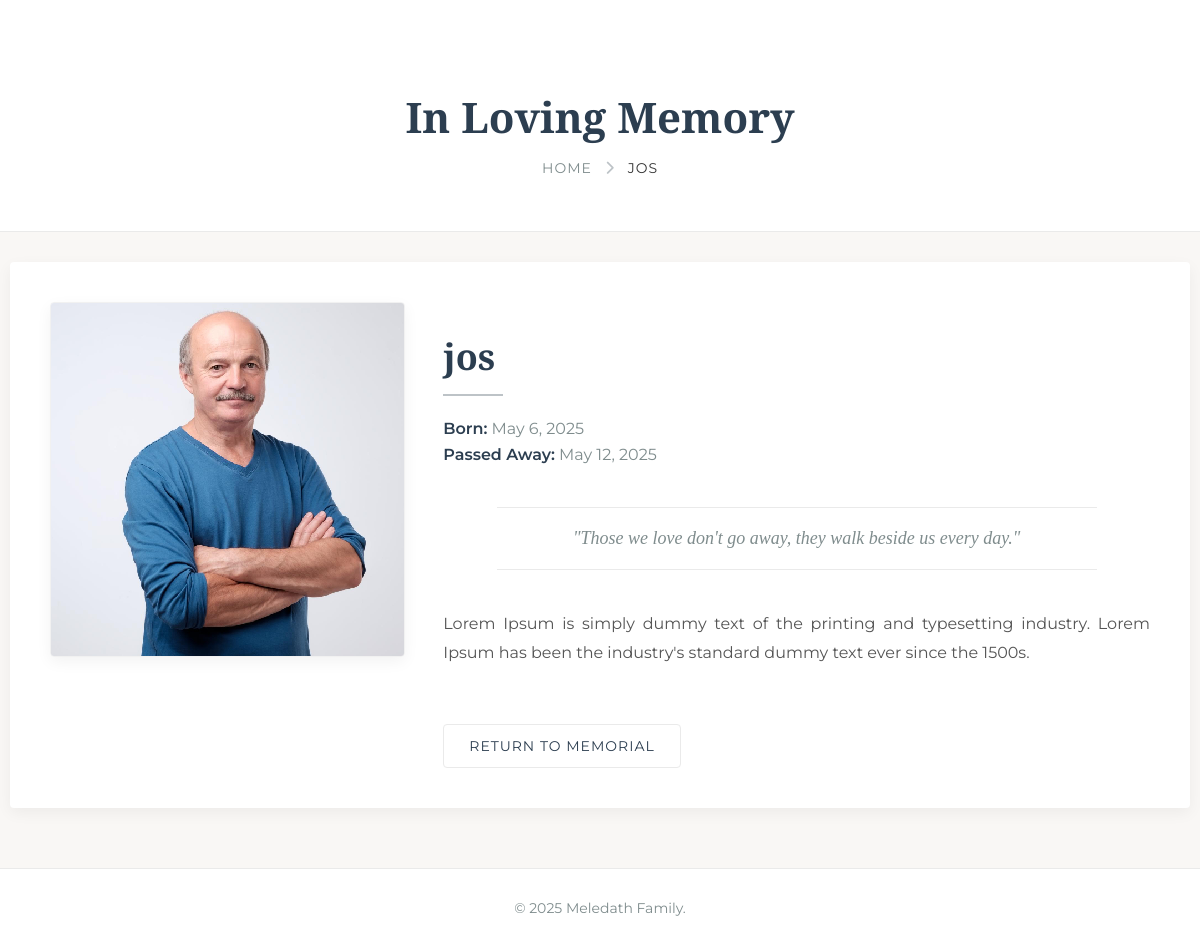
The page /memory/1/ on the database its author committed.
### app1/models.py (models this page shows, shortened)
class Memory(models.Model):
    name = models.CharField(max_length=255)
    birth_date = models.DateField()
    death_date = models.DateField()
    image = models.ImageField(upload_to='memory_images/')
    description = models.TextField()

### app1/views.py (the view)
# urls.py: path('memory/<int:id>/', views.memory_detail, name='memory_detail'),
def memory_detail(request, id):
    memory = get_object_or_404(Memory, id=id)
    return render(request, 'memory_detail.html', {'memory': memory})

### templates/memory_detail.html (shortened to what this page needs)
{% load static %}
<!DOCTYPE html>
<html lang="en">
<head>
    <link rel="stylesheet" href="https://cdnjs.cloudflare.com/ajax/libs/font-awesome/6.4.0/css/all.min.css">
</head>
<body>
    <header class="page-header">
        <div class="container">
            <h1 class="page-title">In Loving Memory</h1>
            <ul class="breadcrumb">
                <li><a href="{% url 'home' %}">Home</a></li>
                <li class="separator"><i class="fas fa-chevron-right"></i></li>
                <li>{{ memory.name }}</li>
            </ul>
        </div>
    </header>
    <section class="memory-section container">
        <div class="memory-container">
            <div class="memory-image">
                <img src="{{ memory.image.url }}" alt="{{ memory.name }}">
            </div>
            <div class="memory-info">
                <h2 class="memory-name">{{ memory.name }}</h2>
                <p class="memory-dates"><strong>Born:</strong> {{ memory.birth_date }} <br>
                <strong>Passed Away:</strong> {{ memory.death_date }}</p>
                <div class="memorial-quote">
                    "Those we love don't go away, they walk beside us every day."
                </div>
                <p class="memory-description">{{ memory.description }}</p>
                <a href="{% url 'home' %}" class="btn-back">Return to Memorial</a>
            </div>
        </div>
    </section>
    <footer class="footer">
        <div class="container">
            <p>&copy; {% now "Y" %} Meledath Family.</p>
        </div>
    </footer>
</body>
</html>

### templates/memory_detail.html (style rules this page uses)
body { font-family: 'Montserrat', sans-serif; background: #f9f7f5; margin: 0; padding: 0; color: #333; }
.container { max-width: 1100px; margin: 0 auto; padding: 0 20px; }
.page-header { background: #fff; color: #333; padding: 60px 0 40px; text-align: center; margin-bottom: 30px; border-bottom: 1px solid #eaeaea; }
.page-title { font-family: 'Playfair Display', serif; font-size: 42px; font-weight: 700; margin-bottom: 10px; color: #2c3e50; }
.breadcrumb { display: flex; justify-content: center; list-style: none; font-size: 14px; padding: 0; text-transform: uppercase; letter-spacing: 1px; }
.breadcrumb li { margin: 0 8px; }
.breadcrumb a { color: #7f8c8d; text-decoration: none; transition: color 0.3s; }
.breadcrumb .separator { margin: 0 5px; color: #bdc3c7; }
.memory-section { background: white; border-radius: 4px; box-shadow: 0 5px 15px rgba(0,0,0,0.05); padding: 40px; margin-bottom: 60px; animation: fadeIn 0.8s ease-in-out; }
.memory-container { display: flex; flex-wrap: wrap; gap: 40px; }
.memory-image { flex: 1; min-width: 300px; position: relative; }
.memory-image img { width: 100%; border-radius: 4px; border: 1px solid #f1f1f1; box-shadow: 0 5px 15px rgba(0,0,0,0.05); transition: 0.3s; }
.memory-image::before { content: ""; position: absolute; top: -10px; left: -10px; right: 10px; bottom: 10px; border: 1px solid #eaeaea; border-radius: 4px; z-index: -1; pointer-events: none; }
.memory-info { flex: 2; min-width: 300px; }
.memory-name { font-family: 'Playfair Display', serif; font-size: 36px; font-weight: 700; margin-bottom: 20px; color: #2c3e50; position: relative; padding-bottom: 15px; }
.memory-name::after { content: ""; position: absolute; bottom: 0; left: 0; width: 60px; height: 2px; background: #bdc3c7; }
.memory-dates { font-size: 16px; color: #7f8c8d; margin-bottom: 25px; line-height: 1.6; }
.memory-dates strong { color: #2c3e50; font-weight: 600; }
.memory-description { font-size: 16px; line-height: 1.8; color: #555; text-align: justify; }
.btn-back { display: inline-block; margin-top: 40px; padding: 12px 25px; background: transparent; color: #2c3e50; border-radius: 4px; text-decoration: none; transition: all 0.3s; border: 1px solid #eaeaea; font-size: 14px; text-transform: uppercase; letter-spacing: 1px; }
.footer { background: #fff; color: #7f8c8d; padding: 30px 0; text-align: center; border-top: 1px solid #eaeaea; font-size: 14px; }
.footer p { margin: 0; }
.memorial-quote { font-family: 'Playfair Display', serif; font-style: italic; font-size: 18px; color: #7f8c8d; text-align: center; margin: 40px auto; max-width: 600px; padding: 20px 0; border-top: 1px solid #eaeaea; border-bottom: 1px solid #eaeaea; }

### rows shown on the page
Memory: name "JOS", image (picture), name "jos", birth_date "May 6, 2025", death_date "May 12, 2025", description "Lorem Ipsum is simply dummy text of the printing and typesetting industry. Lorem Ipsum has been the industry's standard dummy text ever since the 1500s."
